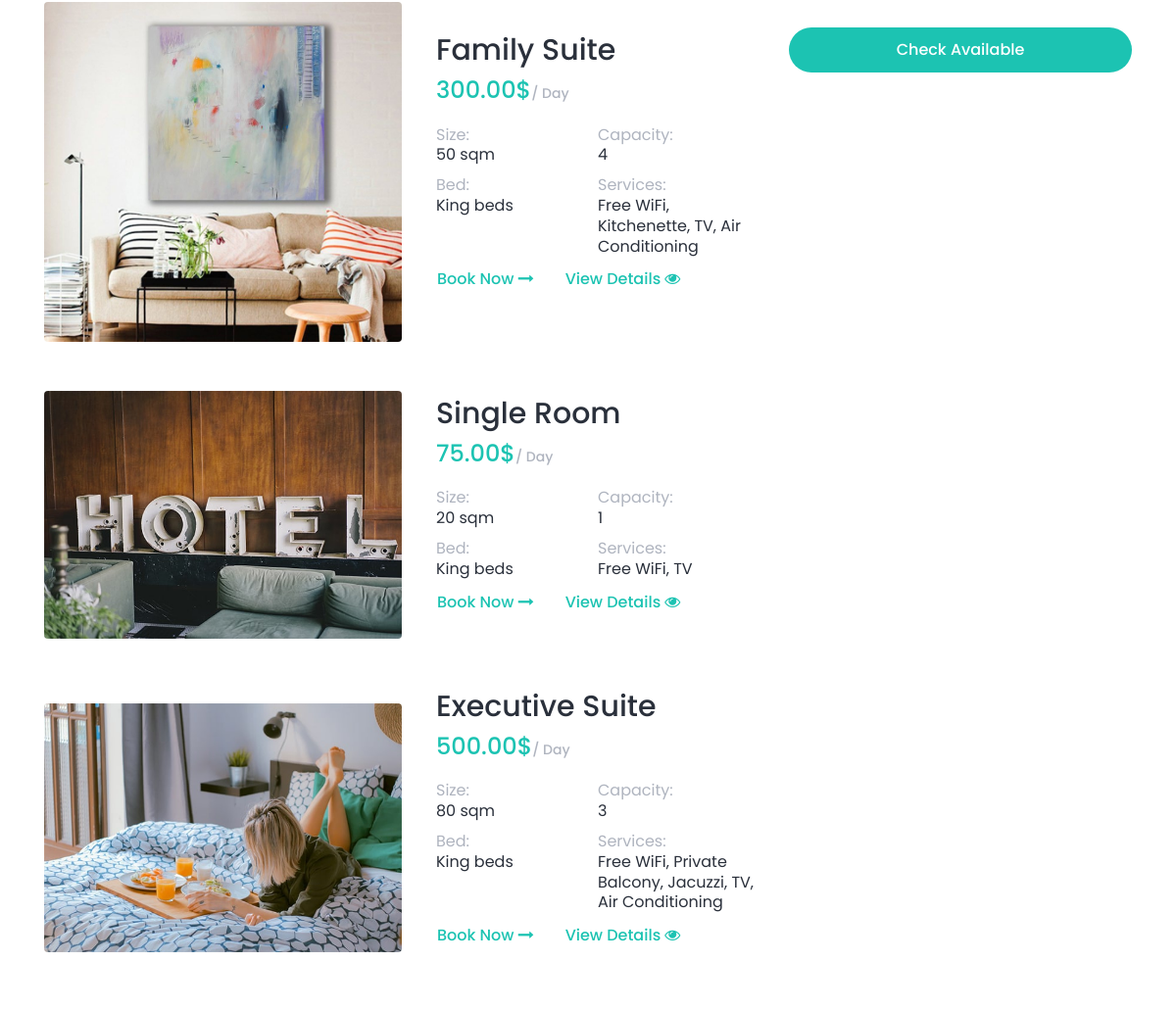
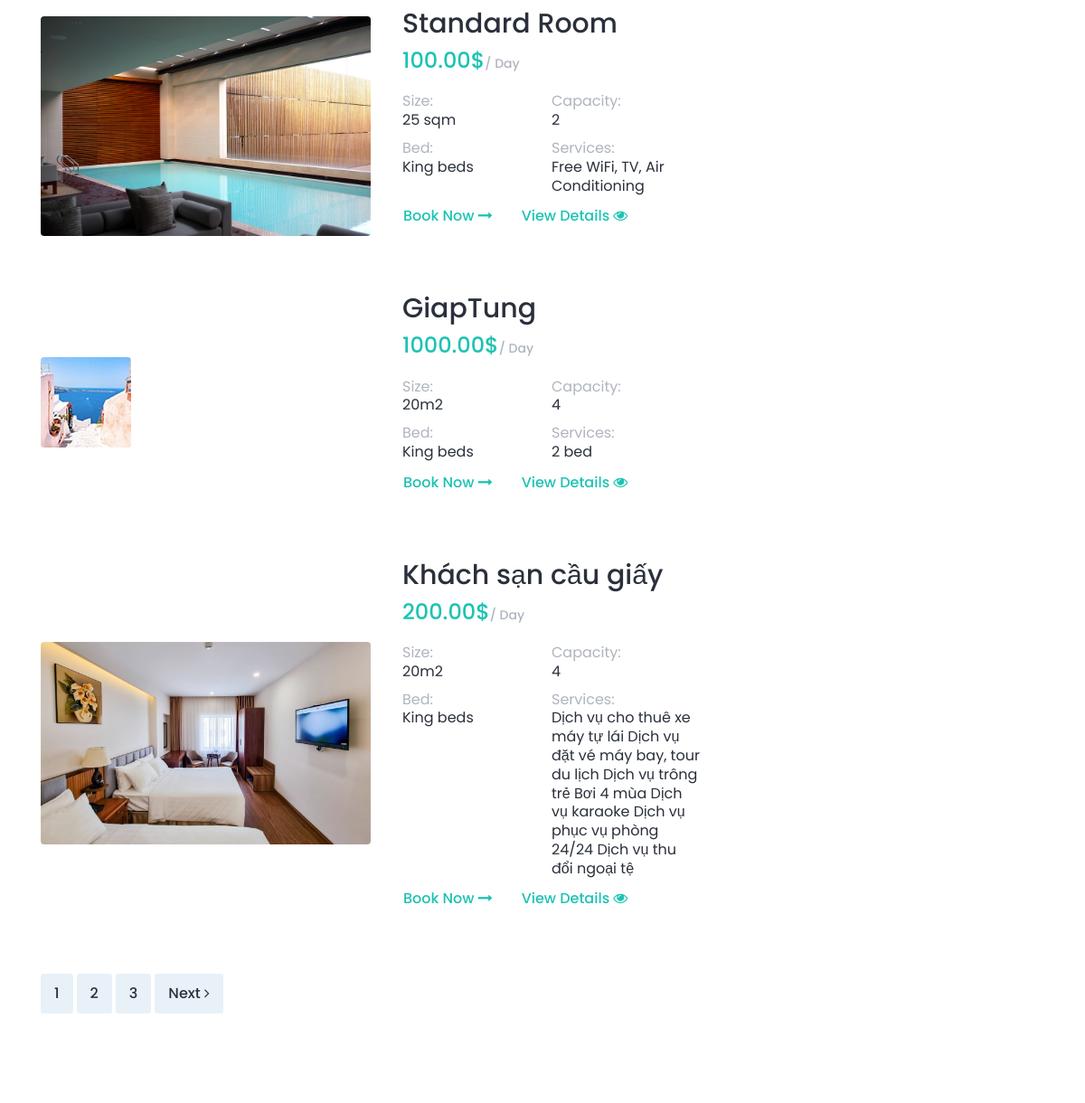
Before: /room.php (middle part) with the older database file (2 pictures, top to bottom).
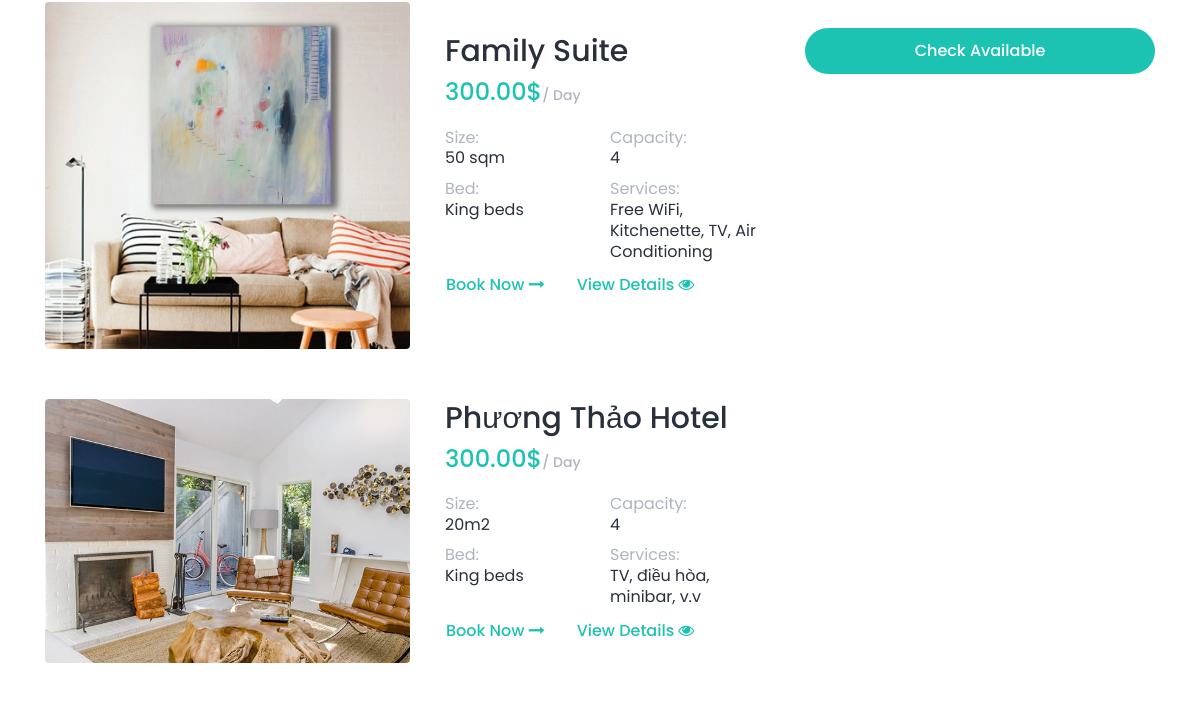
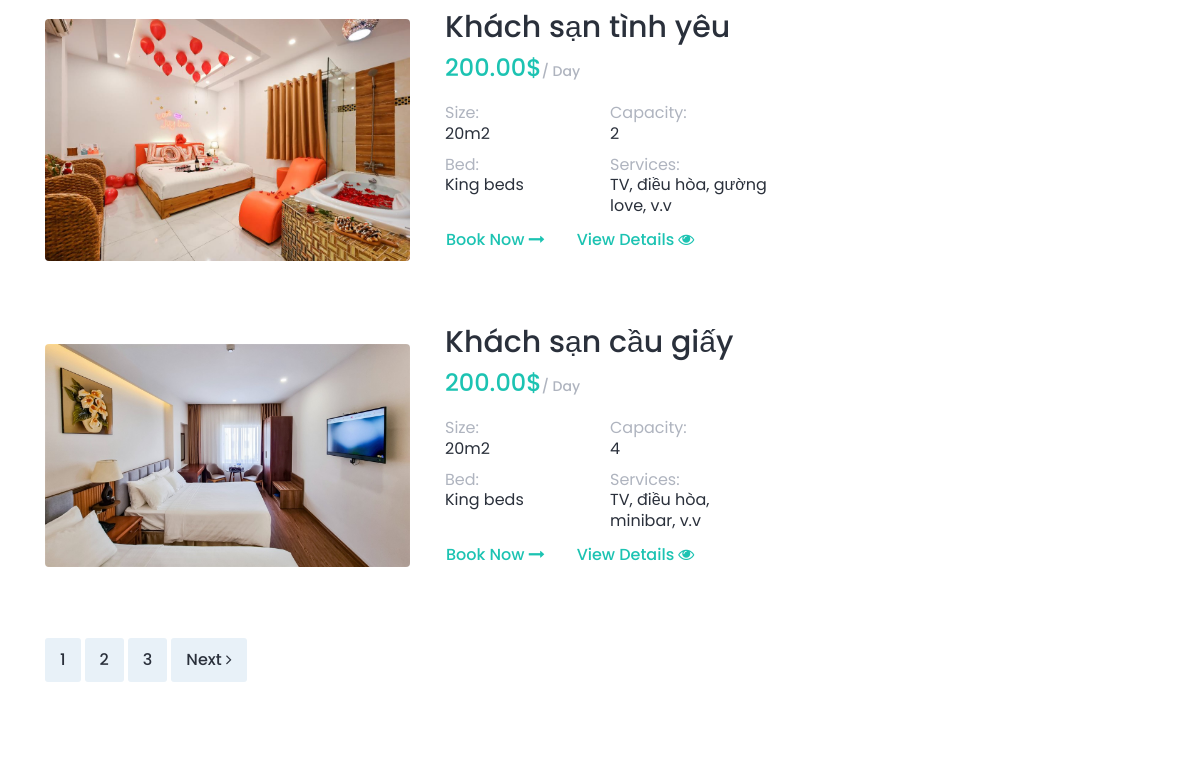
After: the same page with the newer database file (2 pictures, top to bottom).
### tables this page shows
CREATE TABLE `room` (
  `room_id` int(11) NOT NULL,
  `room_name` varchar(100) NOT NULL,
  `room_price` decimal(10,2) NOT NULL,
  `room_size` varchar(50) DEFAULT NULL,
  `room_capacity` int(11) DEFAULT NULL,
  `room_services` varchar(255) DEFAULT NULL
);

### room.php (the view, shortened to what this page needs)
<!DOCTYPE html>
<html lang="en">
<head>
    <link rel="stylesheet" href="style.css">
</head>
<body>
    <?php
    if (isset($_SESSION['type'])) {
        if ($_SESSION['type'] == 0) {
            include "header_admin.php";
        } else {
            include "header.php";
        }
    } else {
        include "header.php";
    }
    ?>
    <div class="roberto-rooms-area section-padding-100-0">
        <div class="container">
            <div class="row">
                <div class="col-12 col-lg-8">
                    <?php
                    $conn = mysqli_connect("localhost", "root", "", "hotel");
                    $sql = "SELECT * FROM room";
                    $result = mysqli_query($conn, $sql);
                    if (mysqli_num_rows($result) > 0) {
                        while ($row = mysqli_fetch_assoc($result)) {
                            echo '<div class="single-room-area d-flex align-items-center mb-50 wow fadeInUp" data-wow-delay="100ms">
                                    <div class="room-thumbnail">
                                        <img src="rooms/' . $row["room_id"] . '.jpg">
                                    </div>
                                    <div class="room-content">
                                        <h2>' . $row["room_name"] . '</h2>
                                        <h4>' . $row["room_price"] . '$<span>/ Day</span></h4>
                                        <div class="room-feature">
                                            <h6>Size: <span>' . $row["room_size"] . '</span></h6>
                                            <h6>Capacity: <span>' . $row["room_capacity"] . '</span></h6>
                                            <h6>Bed: <span>King beds</span></h6>
                                            <h6>Services: <span>' . $row["room_services"] . '</span></h6>
                             <a href="booknow.php?roomid=' . $row['room_id'] . '&userid=' . $_SESSION['uid'] . '" class="btn view-detail-btn" style="margin-right: 30px">Book Now <i class="fa fa-long-arrow-right" aria-hidden="true"></i></a>
                             <a href="room_detail.php?roomid=' . $row['room_id'] . '" class="btn view-detail-btn">
                            View Details <i class="fa fa-eye" aria-hidden="true"></i>
                             </a>
                                        </div>
                                    </div>
                                </div>';
                        }
                    } else {
                        echo '<p>No rooms available at the moment.</p>';
                    }
                    ?>
                    <nav class="roberto-pagination wow fadeInUp mb-100" data-wow-delay="1000ms">
                        <ul class="pagination">
                            <li class="page-item"><a class="page-link" href="#">1</a></li>
                            <li class="page-item"><a class="page-link" href="#">2</a></li>
                            <li class="page-item"><a class="page-link" href="#">3</a></li>
                            <li class="page-item"><a class="page-link" href="#">Next <i class="fa fa-angle-right"></i></a></li>
                        </ul>
                    </nav>
                </div>
                <div class="col-12 col-lg-4">
                    <div class="hotel-reservation--area mb-100">
                        <form action="#" method="post">
                            <div class="form-group">
                                <button type="submit" class="btn roberto-btn w-100">Check Available</button>
                            </div>
                        </form>
                    </div>
                </div>
            </div>
        </div>
    </div>
    <?php include "footer.php"; ?>
</body>
</html>

Changed rows visible on the page:
removed room: shows a picture, room_name "Single Room", room_price "75.00", room_size "20 sqm", room_capacity "1", room_services "Free WiFi, TV"
removed room: shows a picture, room_name "Executive Suite", room_price "500.00", room_size "80 sqm", room_capacity "3", room_services "Free WiFi, Private Balcony, Jacuzzi, TV, Air Conditioning"
removed room: shows a picture, room_name "Standard Room", room_price "100.00", room_size "25 sqm", room_capacity "2", room_services "Free WiFi, TV, Air Conditioning"
removed room: shows a picture, room_name "GiapTung", room_price "1000.00", room_size "20m2", room_capacity "4", room_services "2 bed"
added room: shows a picture, room_name "Phương Thảo Hotel", room_price "300.00", room_size "20m2", room_capacity "4", room_services "TV, điều hòa, minibar, v.v"
added room: shows a picture, room_name "Khách sạn tình yêu", room_price "200.00", room_size "20m2", room_capacity "2", room_services "TV, điều hòa, gường love, v.v"
changed room "Khách sạn cầu giấy": room_services "Dịch vụ cho thuê xe máy tự lái Dịch vụ đặt vé máy bay, tour du lịch Dịch vụ trông trẻ Bơi 4 mùa Dịch vụ karaoke Dịch vụ phục vụ phòng 24/24 Dịch vụ thu đổi ngoại tệ" → "TV, điều hòa, minibar, v.v"
